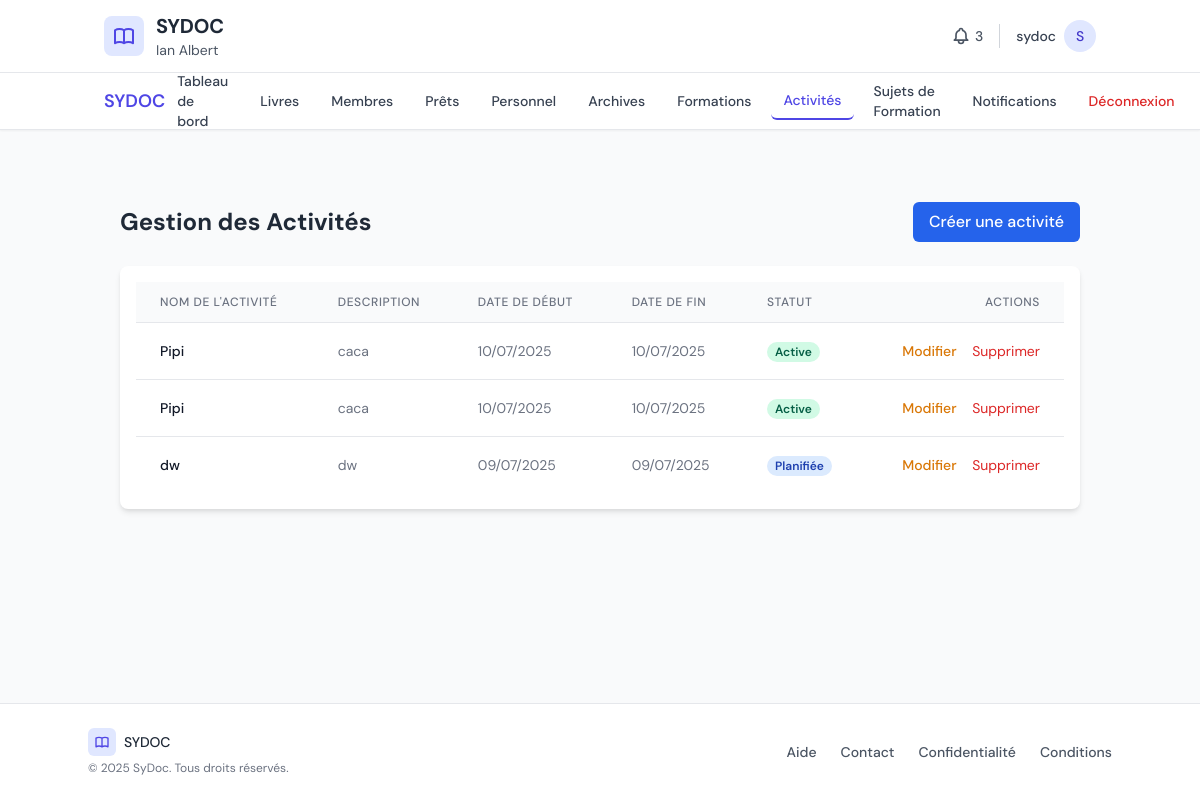
/center/activities/ (signed in), run on the app's committed database.
### core/models.py (models this page shows, shortened)
class DocumentationCenter(models.Model):
    name = models.CharField(max_length=255, unique=True, verbose_name=_("Nom du Centre"))
    email = models.EmailField(unique=True, verbose_name=_("E-mail du Centre (Officiel)"))
    phone_regex = RegexValidator(
        regex=r'^\+?1?\d{9,15}$',
        message=_("Le numéro de téléphone doit être entré au format : '+999999999'. Jusqu'à 15 chiffres autorisés.")
    )
    phone1 = models.CharField(validators=[phone_regex], max_length=17, blank=True, null=True, verbose_name=_("Téléphone 1"))
    phone2 = models.CharField(validators=[phone_regex], max_length=17, blank=True, null=True, verbose_name=_("Téléphone 2"))
    full_address = models.TextField(verbose_name=_("Adresse Complète"))
    department = models.ForeignKey(Department, on_delete=models.SET_NULL, null=True, verbose_name=_("Département"))
    arrondissement = models.ForeignKey(Arrondissement, on_delete=models.SET_NULL, null=True, blank=True, verbose_name=_("Arrondissement"))
    commune = models.ForeignKey(Commune, on_delete=models.SET_NULL, null=True, blank=True, verbose_name=_("Commune"))
    responsible_full_name = models.CharField(max_length=255, verbose_name=_("Nom Complet du Responsable"))
    responsible_phone1 = models.CharField(validators=[phone_regex], max_length=17, blank=True, null=True, verbose_name=_("Téléphone Responsable 1"))
    responsible_phone2 = models.CharField(validators=[phone_regex], max_length=17, blank=True, null=True, verbose_name=_("Téléphone Responsable 2"))
    responsible_address = models.TextField(verbose_name=_("Adresse du Responsable"))
    responsible_email = models.EmailField(verbose_name=_("E-mail Personnel du Responsable"))
    creation_date = models.DateTimeField(auto_now_add=True, verbose_name=_("Date de Création du Compte"))
    trial_start_date = models.DateField(default=timezone.now, verbose_name=_("Date de Début d'Essai"))
    trial_end_date = models.DateField(verbose_name=_("Date de Fin d'Essai"))
    is_blocked = models.BooleanField(default=False, verbose_name=_("Compte Bloqué"))
    is_active = models.BooleanField(default=True, verbose_name=_("Compte Actif"))
    monthly_fee = models.DecimalField(max_digits=10, decimal_places=2, default=0.00, verbose_name=_("Montant Mensuel à Payer"))
    quota_physical_books = models.IntegerField(default=-1, verbose_name=_("Quota Livres Physiques (-1 pour illimité)"))
    quota_ebooks = models.IntegerField(default=-1, verbose_name=_("Quota Ebooks (-1 pour illimité)"))
    quota_trainings = models.IntegerField(default=-1, verbose_name=_("Quota Formations (-1 pour illimité)"))
    quota_archives = models.IntegerField(default=-1, verbose_name=_("Quota Archives (-1 pour illimité)"))
    class Meta:
        verbose_name = _("Centre de Documentation")
        verbose_name_plural = _("Centres de Documentation")
        ordering = ['name']

class Activity(models.Model):
    class Status(models.TextChoices):
        PLANNED = 'planned', 'Planifié'
        ACTIVE = 'active', 'Actif'
        INACTIVE = 'inactive', 'Inactif'
        COMPLETED = 'completed', 'Terminé'
        SUSPENDED = 'suspended', 'Suspendu'
    documentation_center = models.ForeignKey(
        DocumentationCenter,
        on_delete=models.CASCADE,
        related_name='activities'
    )
    name = models.CharField(max_length=255, verbose_name="Nom de l'activité", help_text="Le nom officiel de l'activité.")
    description = models.TextField(blank=True, null=True, verbose_name="Description", help_text="Une description détaillée de l'activité.")
    start_date = models.DateField(blank=True, null=True, verbose_name="Date de début")
    end_date = models.DateField(blank=True, null=True, verbose_name="Date de fin")
    status = models.CharField(
        max_length=20,
        choices=Status.choices,
        default=Status.PLANNED,
        verbose_name="Statut"
    )
    created_at = models.DateTimeField(auto_now_add=True, verbose_name="Date de création")
    class Meta:
        verbose_name = "Activité"
        verbose_name_plural = "Activités"
        ordering = ['name']

### center_panel/views.py (the view)
# urls.py: path('activities/', views.activity_list, name='activities'),
@login_required
def activity_list(request):
    current_center = DocumentationCenter.objects.first()
    activities = Activity.objects.filter(documentation_center=current_center)
    context = {
        'current_center': current_center,
        'activities': activities
    }
    return render(request, 'center_panel/activities.html', context)

### center_panel/templates/center_panel/activities.html (shortened to what this page needs)
{% extends 'center_panel/base.html' %}
{% block content %}
<div class="container mx-auto px-4 py-8">
    <div class="flex justify-between items-center mb-6">
        <h1 class="text-2xl font-bold text-gray-800">Gestion des Activités</h1>
        <a href="{% url 'center_panel:add_activity' %}" class="bg-blue-600 hover:bg-blue-700 text-white font-medium py-2 px-4 rounded-md transition duration-150 ease-in-out">
            Créer une activité
        </a>
    </div>
    <div class="bg-white shadow-md rounded-lg overflow-hidden">
        <div class="p-4">
            <table id="activity-table" class="min-w-full divide-y divide-gray-200">
                <thead class="bg-gray-50">
                    <tr>
                        <th class="px-6 py-3 text-left text-xs font-medium text-gray-500 uppercase tracking-wider">Nom de l'activité</th>
                        <th class="px-6 py-3 text-left text-xs font-medium text-gray-500 uppercase tracking-wider">Description</th>
                        <th class="px-6 py-3 text-left text-xs font-medium text-gray-500 uppercase tracking-wider">Date de début</th>
                        <th class="px-6 py-3 text-left text-xs font-medium text-gray-500 uppercase tracking-wider">Date de fin</th>
                        <th class="px-6 py-3 text-left text-xs font-medium text-gray-500 uppercase tracking-wider">Statut</th>
                        <th class="px-6 py-3 text-right text-xs font-medium text-gray-500 uppercase tracking-wider">Actions</th>
                    </tr>
                </thead>
                <tbody class="bg-white divide-y divide-gray-200">
                    {% for activity in activities %}
                    <tr class="hover:bg-gray-50">
                        <td class="px-6 py-4 whitespace-nowrap text-sm font-medium text-gray-900">
                            {{ activity.name }}
                        </td>
                        <td class="px-6 py-4 whitespace-nowrap text-sm text-gray-500">
                            {{ activity.description|truncatechars:50 }}
                        </td>
                        <td class="px-6 py-4 whitespace-nowrap text-sm text-gray-500">
                            {{ activity.start_date|date:"d/m/Y" }}
                        </td>
                        <td class="px-6 py-4 whitespace-nowrap text-sm text-gray-500">
                            {{ activity.end_date|date:"d/m/Y" }}
                        </td>
                        <td class="px-6 py-4 whitespace-nowrap">
                            {% if activity.status == 'active' %}
                                <span class="px-2 inline-flex text-xs leading-5 font-semibold rounded-full bg-green-100 text-green-800">
                                    Active
                                </span>
                            {% elif activity.status == 'inactive' %}
                                <span class="px-2 inline-flex text-xs leading-5 font-semibold rounded-full bg-gray-100 text-gray-800">
                                    Inactive
                                </span>
                            {% else %}
                                <span class="px-2 inline-flex text-xs leading-5 font-semibold rounded-full bg-blue-100 text-blue-800">
                                    Planifiée
                                </span>
                            {% endif %}
                        </td>
                        <td class="px-6 py-4 whitespace-nowrap text-right text-sm font-medium">
                            <a href="{% url 'center_panel:edit_activity' activity.pk %}" class="text-yellow-600 hover:text-yellow-900 mr-3">Modifier</a>
                            <button type="button"
                                    class="text-red-600 hover:text-red-900 focus:outline-none"
                                    onclick="showDeleteModal({{ activity.pk }}, '{{ activity.name|escapejs }}')">
                                Supprimer
                            </button>
                        </td>
                    </tr>
                    {% empty %}
                    <tr>
                        <td colspan="6" class="px-6 py-4 text-center text-sm text-gray-500">
                            Aucune activité n'a été trouvée.
                        </td>
                    </tr>
                    {% endfor %}
                </tbody>
            </table>
        </div>
    </div>
</div>
{% endblock %}

### center_panel/templates/center_panel/base.html (shortened to what this page needs)
<!DOCTYPE html>
<html lang="fr">
<head>
    <link href="https://cdn.jsdelivr.net/npm/tailwindcss@2.2.19/dist/tailwind.min.css" rel="stylesheet">
    <link href="https://cdn.datatables.net/2.3.2/css/dataTables.dataTables.min.css" rel="stylesheet">
</head>
<body class="bg-gray-50">
    <header class="bg-white border-b border-gray-200 shadow-sm">
        <div class="container mx-auto px-4 py-3 flex justify-between items-center">
            <div class="flex items-center animate__animated animate__fadeIn">
                <div class="mr-3 p-2 bg-indigo-100 rounded-lg">
                </div>
                <div>
                    <h1 class="text-xl funnel-sans-bold text-gray-800">SYDOC</h1>
                    <p class="text-sm dm-sans-regular text-gray-600">{{ current_center.name|default:"Centre de Documentation" }}</p>
                </div>
            </div>
            <div class="flex items-center space-x-4">
                <div class="relative">
                    <button class="flex items-center text-gray-600 hover:text-gray-800 focus:outline-none">
                        <span class="ml-1 text-sm dm-sans-medium">3</span>
                    </button>
                </div>
                <div class="flex items-center">
                    <span class="text-sm dm-sans-medium text-gray-700 mr-2">{{ request.user.username }}</span>
                    <div class="bg-indigo-100 rounded-full h-8 w-8 flex items-center justify-center">
                        <span class="text-sm funnel-sans-medium text-indigo-700">{{ request.user.username|slice:":1"|upper }}</span>
                    </div>
                </div>
            </div>
        </div>
    </header>
    <nav class="bg-white border-b border-gray-200 shadow-sm sticky top-0 z-10">
        <div class="container mx-auto px-4">
            <div class="flex items-center justify-between h-14">
                <div class="flex items-center">
                    <a href="{% url 'center_panel:dashboard' %}" class="flex items-center">
                        <span class="text-lg font-semibold text-indigo-600">SYDOC</span>
                    </a>
                </div>
                <div class="hidden md:flex md:items-center md:space-x-2">
                    <a href="{% url 'center_panel:dashboard' %}" class="px-3 py-2 rounded-md text-sm dm-sans-medium hover:bg-gray-100 transition-colors duration-200 {% if request.resolver_match.url_name == 'dashboard' %}text-indigo-600 border-b-2 border-indigo-600{% else %}text-gray-700{% endif %}">Tableau de bord</a>
                    <a href="{% url 'center_panel:books' %}" class="px-3 py-2 rounded-md text-sm dm-sans-medium hover:bg-gray-100 transition-colors duration-200 {% if request.resolver_match.url_name == 'books' %}text-indigo-600 border-b-2 border-indigo-600{% else %}text-gray-700{% endif %}">Livres</a>
                    <a href="{% url 'center_panel:members' %}" class="px-3 py-2 rounded-md text-sm dm-sans-medium hover:bg-gray-100 transition-colors duration-200 {% if request.resolver_match.url_name == 'members' %}text-indigo-600 border-b-2 border-indigo-600{% else %}text-gray-700{% endif %}">Membres</a>
                    <a href="{% url 'center_panel:loans' %}" class="px-3 py-2 rounded-md text-sm dm-sans-medium hover:bg-gray-100 transition-colors duration-200 {% if request.resolver_match.url_name == 'loans' %}text-indigo-600 border-b-2 border-indigo-600{% else %}text-gray-700{% endif %}">Prêts</a>
                    <a href="{% url 'center_panel:staff' %}" class="px-3 py-2 rounded-md text-sm dm-sans-medium hover:bg-gray-100 transition-colors duration-200 {% if request.resolver_match.url_name == 'staff' %}text-indigo-600 border-b-2 border-indigo-600{% else %}text-gray-700{% endif %}">Personnel</a>
                    <a href="{% url 'center_panel:archives' %}" class="px-3 py-2 rounded-md text-sm dm-sans-medium hover:bg-gray-100 transition-colors duration-200 {% if request.resolver_match.url_name == 'archives' %}text-indigo-600 border-b-2 border-indigo-600{% else %}text-gray-700{% endif %}">Archives</a>
                    <a href="{% url 'center_panel:trainings' %}" class="px-3 py-2 rounded-md text-sm dm-sans-medium hover:bg-gray-100 transition-colors duration-200 {% if request.resolver_match.url_name == 'trainings' %}text-indigo-600 border-b-2 border-indigo-600{% else %}text-gray-700{% endif %}">Formations</a>
                    <a href="{% url 'center_panel:activities' %}" class="px-3 py-2 rounded-md text-sm dm-sans-medium hover:bg-gray-100 transition-colors duration-200 {% if request.resolver_match.url_name == 'activities' %}text-indigo-600 border-b-2 border-indigo-600{% else %}text-gray-700{% endif %}">Activités</a>
                    <a href="{% url 'center_panel:training_subjects' %}" class="px-3 py-2 rounded-md text-sm dm-sans-medium hover:bg-gray-100 transition-colors duration-200 {% if request.resolver_match.url_name == 'training_subjects' %}text-indigo-600{% else %}text-gray-700{% endif %}">Sujets de Formation</a>
                    <a href="{% url 'center_panel:notifications' %}" class="px-3 py-2 rounded-md text-sm dm-sans-medium hover:bg-gray-100 transition-colors duration-200 {% if request.resolver_match.url_name == 'notifications' %}text-indigo-600{% else %}text-gray-700{% endif %}">Notifications</a>
                    <a href="{% url 'logout' %}" class="ml-2 px-3 py-2 rounded-md text-sm dm-sans-medium text-red-600 hover:bg-red-50 transition-colors duration-200">Déconnexion</a>
                </div>
            </div>
        </div>
    </nav>
    <main class="container mx-auto py-6 px-4">
        <div>
            {% block content %}{% endblock content %}
        </div>
    </main>
    <footer class="bg-white border-t border-gray-200 py-6 px-4">
        <div class="container mx-auto">
            <div class="flex flex-col md:flex-row justify-between items-center">
                <div class="mb-4 md:mb-0">
                    <div class="flex items-center">
                        <div class="mr-2 p-1.5 bg-indigo-100 rounded-md">
                        </div>
                        <span class="text-sm funnel-sans-medium text-gray-800">SYDOC</span>
                    </div>
                    <p class="text-xs dm-sans-regular text-gray-500 mt-1">&copy; 2025 SyDoc. Tous droits réservés.</p>
                </div>
                <div class="flex space-x-6">
                    <a href="#" class="text-sm dm-sans-medium text-gray-600 hover:text-indigo-600 transition-colors">Aide</a>
                    <a href="#" class="text-sm dm-sans-medium text-gray-600 hover:text-indigo-600 transition-colors">Contact</a>
                    <a href="#" class="text-sm dm-sans-medium text-gray-600 hover:text-indigo-600 transition-colors">Confidentialité</a>
                    <a href="#" class="text-sm dm-sans-medium text-gray-600 hover:text-indigo-600 transition-colors">Conditions</a>
                </div>
            </div>
        </div>
    </footer>
</body>
</html>

### center_panel/templates/center_panel/base.html (style rules this page uses)
body { display: flex; flex-direction: column; min-height: 100vh; font-family: 'DM Sans', sans-serif; background-color: #f9fafb; }
main { flex: 1; }
.dm-sans-regular { font-family: 'DM Sans', sans-serif; font-weight: 400; }
.dm-sans-medium { font-family: 'DM Sans', sans-serif; font-weight: 500; }
.funnel-sans-medium { font-family: 'DM Sans', sans-serif; font-weight: 500; letter-spacing: -0.01em; }
.funnel-sans-bold { font-family: 'DM Sans', sans-serif; font-weight: 700; letter-spacing: -0.01em; }

### data on the page
DocumentationCenter: name "Ian Albert"
Activity: name "Pipi", description "caca", start_date "10/07/2025", end_date "10/07/2025", status "Active"
Activity: name "Pipi", description "caca", start_date "10/07/2025", end_date "10/07/2025", status "Active"
Activity: name "dw", description "dw", start_date "09/07/2025", end_date "09/07/2025", status "Planifiée"

### other printed values
{{ request.user.username }} "sydoc"
{{ request.user.username|slice:":1"|upper }} "S"
